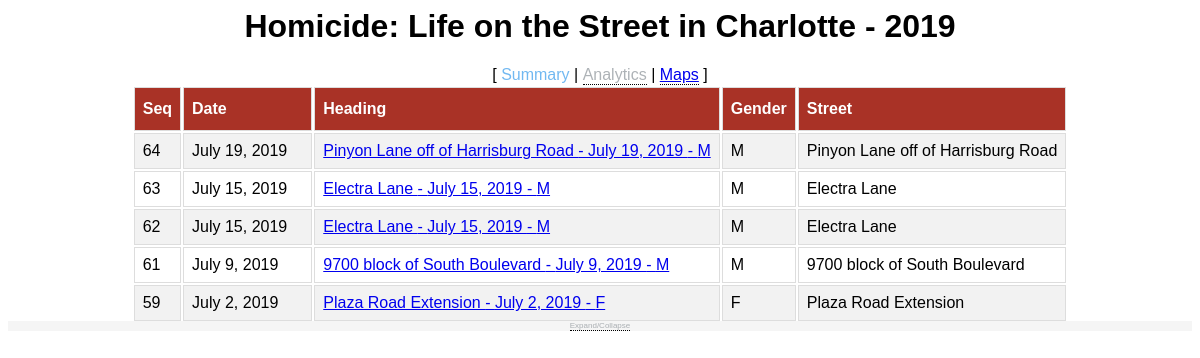
The app's page /, older data.
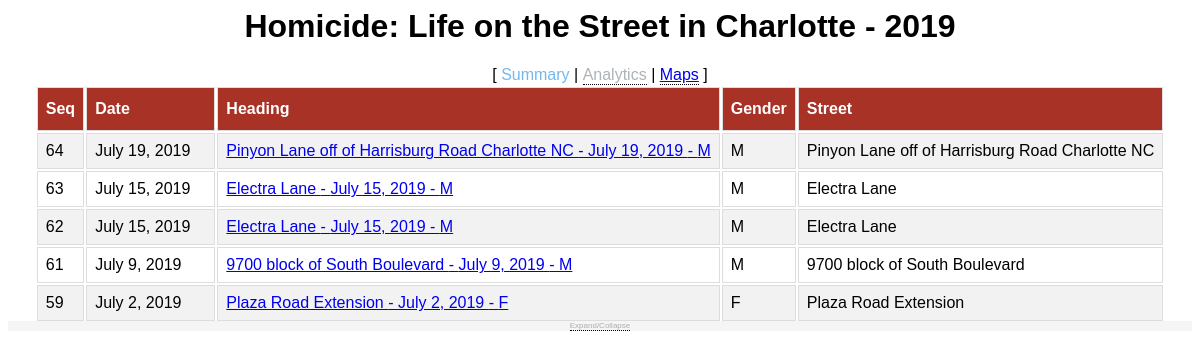
The same page, newer data.
### tracker/models.py (models this page shows, shortened)
class Homicide(models.Model):
    GENDERS = (        ('F', 'Female'),('M', 'Male'),('O', 'Other or Unknown'),    )
    MOTIVES = (        ('D', 'Dispute'),('G', 'Gang'),('F', 'Family/Domestic'), ('R','Robbery'),('O', 'Other or Unknown'),    )
    MEANS = (        ('S', 'Stabbing'),('G', 'Gun'),('O', 'Other or Unknown'),    )
    SOLVED = (('S','Solved'),('U','Unsolved'),)
    ETHNICITIES = (('A','Asian'),('W','White'),('B','Black'),('H','Hispanic'),('O','Other or Unknown'), )
    LOCATIONS = (        ('H', 'Home'),('C', 'Car'),('S', 'Street'),('O','Other/Unknown'),    )
    date = models.DateField()
    time = models.TimeField(blank=True, default='01:00')
    street = models.CharField(max_length=80, blank=True, default='')
    intersection = models.CharField(max_length=120, blank=True, default='')
    mapiframe = models.TextField(blank=True, default='')
    zipcode = models.CharField(max_length=5, blank=True, default='')
    gender = models.CharField(max_length=1, choices=GENDERS, default='O')
    age = models.IntegerField(blank=True, default=0)
    name = models.CharField(max_length=80, blank=True, default='')
    ethnicity = models.CharField(max_length=1, choices=ETHNICITIES, default='O')
    motive = models.CharField(max_length=1, choices=MOTIVES, default='O')
    means = models.CharField(max_length=1, choices=MEANS, default='O')
    solved = models.CharField(max_length=1, choices=SOLVED, default='U')
    count = models.IntegerField(blank=True, default=0)
    killergender = models.CharField(max_length=1, choices=GENDERS, default='O')
    killerage = models.IntegerField(blank=True, default=0)
    killername = models.CharField(max_length=80, blank=True, default='')
    killerethnicity = models.CharField(max_length=1, choices=ETHNICITIES, default='O')
    location = models.CharField(max_length=1, choices=LOCATIONS, default='O')
    articles = models.ManyToManyField(Article, blank=True)

### tracker/views.py (the view)
# urls.py: path('', views.HomicideListView.as_view(), name='index'),
class HomicideListView(generic.ListView):
    model = Homicide
    template_name = 'tracker/detail.html'
    queryset = Homicide.objects.all().order_by('-count')
    context_object_name = 'h_list'

### tracker/templates/tracker/detail.html (shortened to what this page needs)
<html>
    <head>
    </head>
    <body onload="initialize()">
        <div class='homicidepage'>
            <h1 style="text-align: center; font-family:'Lucida Sans', 'Lucida Sans Regular', 'Lucida Grande', 'Lucida Sans Unicode', Geneva, Verdana, sans-serif">
                    Homicide: Life on the Street in Charlotte - 2019</h1>
            <div class='menu' style="text-align: center">
                [ <span style="color: rgba(52, 153, 235, 0.699)"> Summary </span>|
                <div class='tooltip'>
                  <span style="color: rgba(137, 144, 150, 0.699)">Analytics</span>
                </div> |
                <div class='tooltip'>
                    <a href="/map">Maps</a>
                </div> ]
            </div>
            <div class='listview'>
                <table >
                    <tr>
                        <th>Seq</th>
                        <th>Date</th>
                        <th>Heading</th>
                        <th>Gender</th>
                        <th>Street</th>
                    </tr>
                    {% if h_list %}
                        {% for item in h_list %}
                            <tr>
                                <td> {{item.count}}</td>
                                <td> {{item.date}}</td>
                                <td><a href="/homicide/{{ item.id }}">{{ item.street}} - {{item.date}} - {{item.gender }}</a> </td>
                                <td> {{item.gender}}</td>
                                <td> {{item.street}}</td>
                            </tr>
                        {% endfor %}
                    {% else %}
                            <tr>
                                <p>No homicides are available.</p>
                            </tr>
                    {% endif %}
                </table>
            </div>
            <div style="width:100%; text-align: center; font-size:.5em; height: 10px; background-color: whitesmoke;">
                <div class='tooltip'>
                    <span style="color: rgba(137, 144, 150, 0.699)">Expand/Collapse</span>
                </div>
            </div>
    </body>
</html>

Row changes from the older to the newer data that the page shows:
changed Homicide: street "Pinyon Lane off of Harrisburg Road" → "Pinyon Lane off of Harrisburg Road Charlotte NC"
